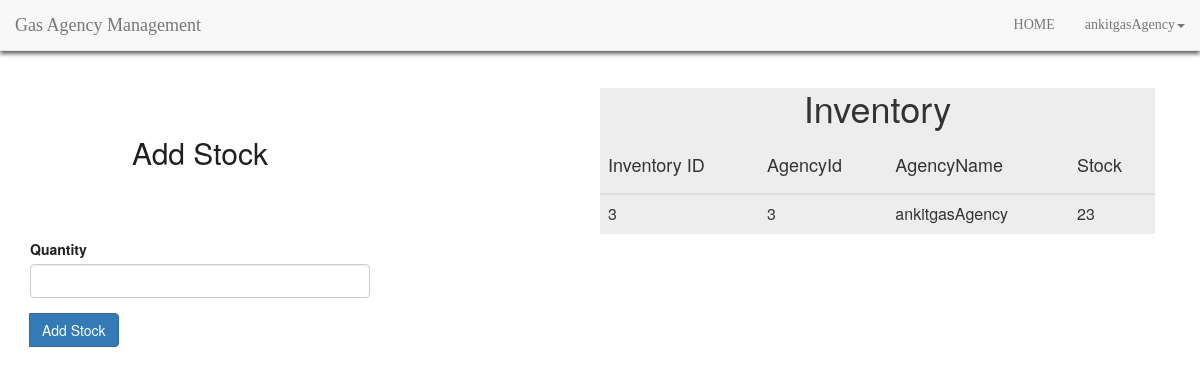
/manageInventory.php (signed in), run on the app's committed database.
### tables this page shows
CREATE TABLE IF NOT EXISTS `inventory` (
  `id` int(11) NOT NULL,
  `agencyId` int(11) NOT NULL,
  `stock` double NOT NULL
);

CREATE TABLE IF NOT EXISTS `agency` (
  `id` int(11) NOT NULL,
  `name` varchar(15) NOT NULL,
  `email` varchar(15) NOT NULL,
  `password` varchar(10) NOT NULL,
  `address` varchar(100) NOT NULL
);

### manageInventory.php (the view, shortened to what this page needs)
<html>
    <head>
<link href="css/simpleGridTemplate.css" rel="stylesheet" type="text/css">
<link href="css/bootstrap.css" rel="stylesheet" type="text/css">
<link href="css/Animate.css" rel="stylesheet" type="text/css">
<link rel="stylesheet" href="https://use.fontawesome.com/releases/v5.3.1/css/all.css">
<link rel="stylesheet" href="css/bootstrap.min.css">
<link href="css/Animate.css" rel="stylesheet" type="text/css">
<link href="css/animate.min.css" rel="stylesheet" type="text/css">
    </head>
        <?php
        include 'navBar.php';
         ?>
        <div class="container-fluid" style="margin-top:5%; ">
            <div class="row" style="width:100%;">
                <div class="col-md-6">
                    <div class="container-fluid" style="margin-top: 10%;">
        <div class="row justify-content-center">
            <div class="media-container-column col-lg-8" data-form-type="formoid" style=" color:#1f1f1f;">
            <h2>Add Stock</h2>
            <form class="mbr-form" action="manageInventory.php" method="post" >
                <div class="form-group" >
                            <label class="form-control-label mbr-fonts-style display-7" for="message-form1-4t">Quantity</label>
                            <input type="text" class="form-control" name="quantity"  >
                        </div>
                        <span class="input-group-btn">
                            <button href="" type="submit" class="btn btn-primary btn-form display-4">Add Stock</button>
                        </span>
                    </form>
            </div>
        </div>
    </div>
                </div>
                <div class="col-md-6">
                    <div class="" style="margin-top:5%; width: 100%; background-color: rgba(225,225,225,0.6);">
        <h1> Inventory</h1>
<table class="table " >
	<thead>
		<tr>
			<th><h4>Inventory ID</h4></th>
			<th><h4>AgencyId</h4></th>
                        <th><h4>AgencyName</h4></th>
			<th><h4>Stock</h4></th>
		</tr>
	</thead>
	<tbody>
               <?php
                        include 'connect.php';
               $bid = $_SESSION["aid"];
                             $sql="select * from inventory where agencyId = '$bid'";
                                 $appresult = $conn->query($sql);
                        if ($appresult->num_rows > 0) {
                             while($row = $appresult->fetch_assoc())
                                 {
                                 $id = $row['id'];
                                $agency=$row['agencyId'];
                                $stock=$row['stock'];
                               $sql="select name from agency where id = '$agency'";
                                 $appresult = $conn->query($sql);
                        if ($appresult->num_rows > 0) {
                             while($row = $appresult->fetch_assoc())
                                 {
                                $aname=$row['name'];
                        }}
                                ?>
                                <tr>
                                    <td><?php echo $id;?></td>
                                    <td><?php echo $agency;?></td>
                                    <td><?php echo $aname;?></td>
                                    <td><?php echo $stock;?></td>
                                </tr>
                                <?php
                                 }}
                              ?>
	</tbody>
</table>
        </div>
                </div>
            </div>
        </div>
    </body>
</html>

### css/simpleGridTemplate.css (style rules this page uses)
* { margin: 0px; padding: 0px; box-sizing: border-box; }
body, html { height: 100%; font-family: Oswald-Regular, sans-serif; }
h1,h2,h3,h4,h5,h6 { margin: 0px; }
input { outline: none; border: none; }
button { outline: none !important; border: none; background: transparent; }
h1 { font-size:3em; font-weight: 300; line-height:1em; text-align: center; color: #4DC3FA; }
h2 { font-size:1em; font-weight: 300; text-align: center; display: block; line-height:1em; padding-bottom: 2em; color: #FB667A; }

### data on the page
inventory: id "3", agencyId "3", agencyId.name "ankitgasAgency", stock "23"

### other printed values
$myusername "ankitgasAgency"
